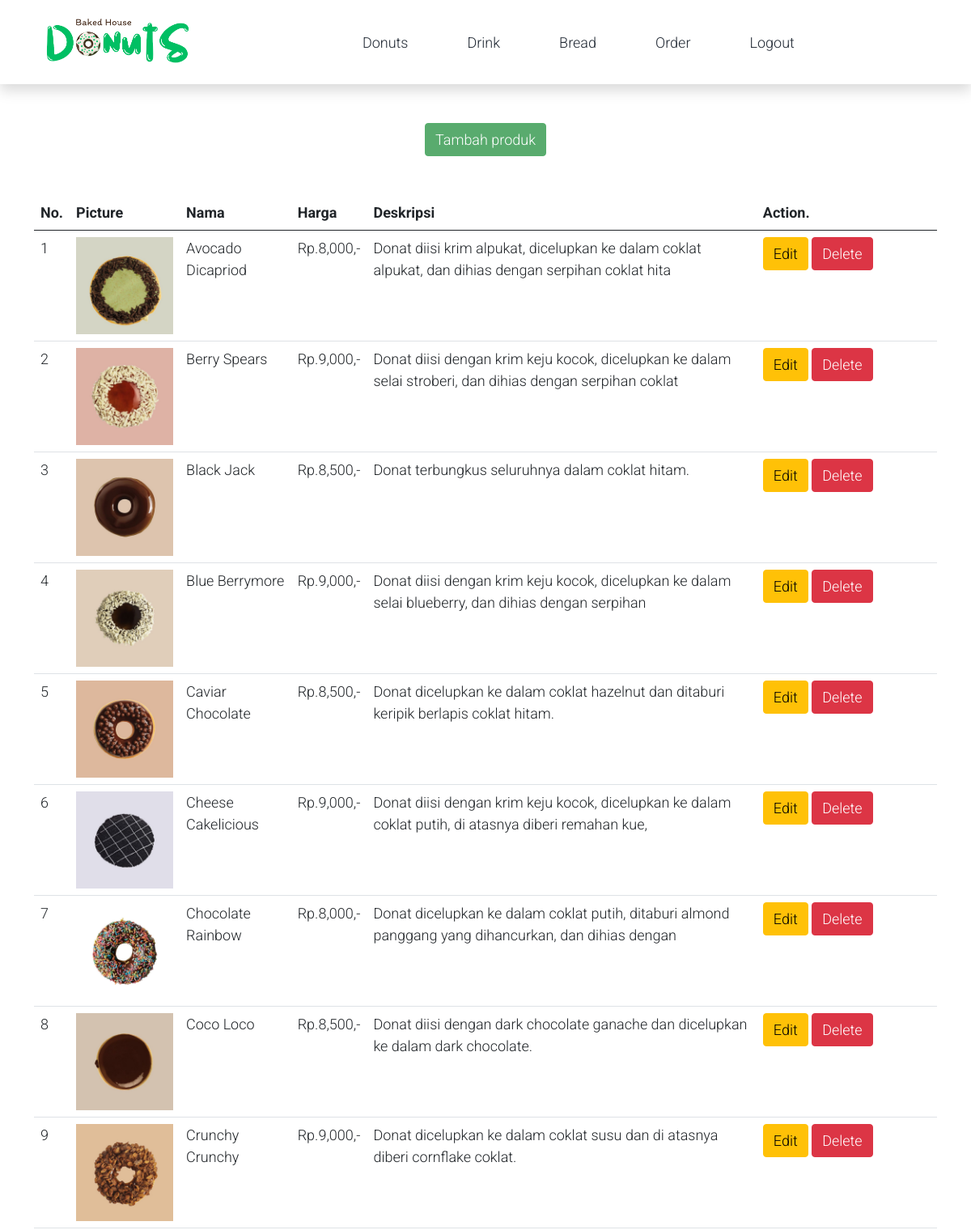
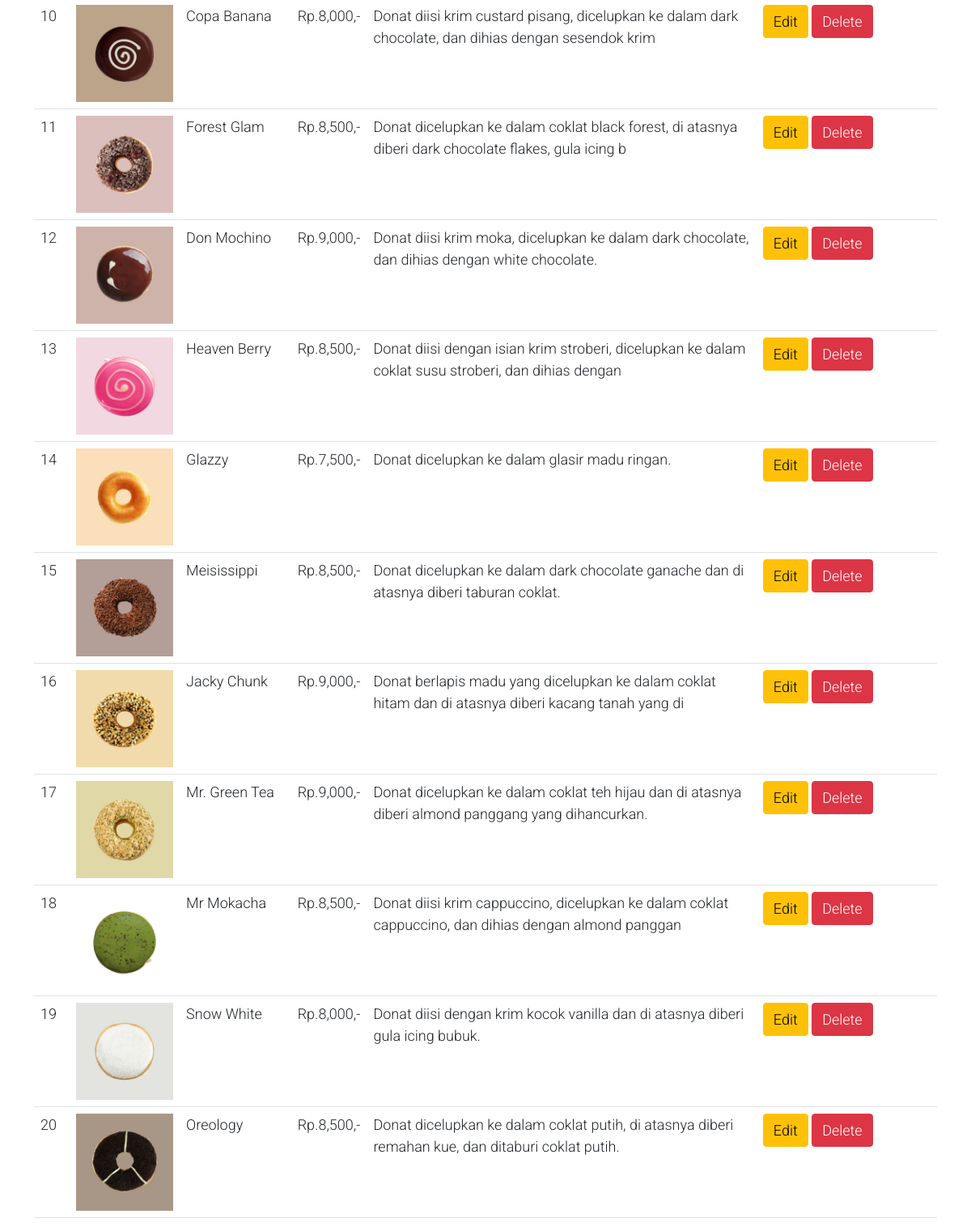
Page /bakedhouse/admin/admin-donat.php on the committed database (2 pictures, top to bottom).
### tables this page shows
CREATE TABLE `menu` (
  `id_menu` int(11) NOT NULL,
  `kategori` varchar(20) NOT NULL,
  `nama` varchar(100) NOT NULL,
  `harga` int(20) NOT NULL,
  `deskripsi` varchar(500) NOT NULL,
  `gambar` varchar(15) NOT NULL,
  `stok` int(50) NOT NULL
);

### bakedhouse/admin/admin-donat.php (the view, shortened to what this page needs)
<?php
    require "../koneksi.php";
    $ambil = $koneksi ->query("SELECT * FROM menu WHERE kategori = 'donat'");
?>
<!DOCTYPE html>
<html lang="en">
    <head>
        <link rel="stylesheet" href="../assets/css/bootstrap.min.css" />
        <link rel="stylesheet" href="../assets/css/templatemo.css" />
        <link rel="stylesheet" href="../assets/css/custom.css" />
        <link rel="stylesheet" href="../assets/css/fontawesome.min.css" />
    </head>
<body>
    <?php require "navbar.php";?>
    <div class="container mt-5">
    <div class="mt-3">
        <center><a href="tambah-menu.php"><input type="button" value="Tambah produk" class="btn btn-success"></a>
        <div class="table-responsive mt-5">
            <table class="table" >
                <thead>
                    <tr>
                        <th>No.</th>
                        <th>Picture</th>
                        <th>Nama</th>
                        <th>Harga</th>
                        <th>Deskripsi</th>
                        <th width="20%">Action.</th>
                    </tr>
                </thead>
                <tbody>
                    <?php
                    $number = 1;
                    while($data=mysqli_fetch_array($ambil)){
                    ?>
                    <tr>
                        <td><?php echo $number; ?></td>
                        <td> <img src="../assets/img/<?php echo $data['gambar']; ?>" width=120></td>
                        <td><?php echo $data['nama']; ?></td>
                        <td>Rp.<?php echo number_format($data['harga']); ?>,-</td>
                        <td><?php echo $data['deskripsi']; ?></td>
                        <td><a href="edit-menu.php?id_menu=<?php echo $data['id_menu'];?>"> <input type="button" value="Edit" class="btn btn-warning"></a>
                        <a href="hapus-menu.php?id_menu=<?php echo $data['id_menu'];?>"> <input type="button" value="Delete" class="btn btn-danger"> </a>
                            </td>
                    </tr>
                    <?php
                    $number++;}
                    ?>
                </tbody>
            </table>
        </div>
    </div>
    </div>
</body>
</html>

### bakedhouse/assets/css/templatemo.css (style rules this page uses)
body, ul, li, p, a, label, input, div { font-family: 'Roboto', sans-serif; font-size: 18px !important; font-weight: 300 !important; }
.btn-success { background-color: #59ab6e !important; border-color: #56ae6c !important; }

### rows in the picture
menu: gambar (picture), nama "Avocado Dicapriod", harga "8,000", deskripsi "Donat diisi krim alpukat, dicelupkan ke dalam coklat alpukat, dan dihias dengan serpihan coklat hita"
menu: gambar (picture), nama "Berry Spears", harga "9,000", deskripsi "Donat diisi dengan krim keju kocok, dicelupkan ke dalam selai stroberi, dan dihias dengan serpihan coklat"
menu: gambar (picture), nama "Black Jack", harga "8,500", deskripsi "Donat terbungkus seluruhnya dalam coklat hitam."
menu: gambar (picture), nama "Blue Berrymore", harga "9,000", deskripsi "Donat diisi dengan krim keju kocok, dicelupkan ke dalam selai blueberry, dan dihias dengan serpihan"
menu: gambar (picture), nama "Caviar Chocolate", harga "8,500", deskripsi "Donat dicelupkan ke dalam coklat hazelnut dan ditaburi keripik berlapis coklat hitam."
menu: gambar (picture), nama "Cheese Cakelicious", harga "9,000", deskripsi "Donat diisi dengan krim keju kocok, dicelupkan ke dalam coklat putih, di atasnya diberi remahan kue,"
menu: gambar (picture), nama "Chocolate Rainbow", harga "8,000", deskripsi "Donat dicelupkan ke dalam coklat putih, ditaburi almond panggang yang dihancurkan, dan dihias dengan"
menu: gambar (picture), nama "Coco Loco", harga "8,500", deskripsi "Donat diisi dengan dark chocolate ganache dan dicelupkan ke dalam dark chocolate."
menu: gambar (picture), nama "Crunchy Crunchy", harga "9,000", deskripsi "Donat dicelupkan ke dalam coklat susu dan di atasnya diberi cornflake coklat."
menu: gambar (picture), nama "Copa Banana", harga "8,000", deskripsi "Donat diisi krim custard pisang, dicelupkan ke dalam dark chocolate, dan dihias dengan sesendok krim"
menu: gambar (picture), nama "Forest Glam", harga "8,500", deskripsi "Donat dicelupkan ke dalam coklat black forest, di atasnya diberi dark chocolate flakes, gula icing b"
menu: gambar (picture), nama "Don Mochino", harga "9,000", deskripsi "Donat diisi krim moka, dicelupkan ke dalam dark chocolate, dan dihias dengan white chocolate."
menu: gambar (picture), nama "Heaven Berry", harga "8,500", deskripsi "Donat diisi dengan isian krim stroberi, dicelupkan ke dalam coklat susu stroberi, dan dihias dengan"
menu: gambar (picture), nama "Glazzy", harga "7,500", deskripsi "Donat dicelupkan ke dalam glasir madu ringan."
menu: gambar (picture), nama "Meisissippi", harga "8,500", deskripsi "Donat dicelupkan ke dalam dark chocolate ganache dan di atasnya diberi taburan coklat."
menu: gambar (picture), nama "Jacky Chunk", harga "9,000", deskripsi "Donat berlapis madu yang dicelupkan ke dalam coklat hitam dan di atasnya diberi kacang tanah yang di"
menu: gambar (picture), nama "Mr. Green Tea", harga "9,000", deskripsi "Donat dicelupkan ke dalam coklat teh hijau dan di atasnya diberi almond panggang yang dihancurkan."
menu: gambar (picture), nama "Mr Mokacha", harga "8,500", deskripsi "Donat diisi krim cappuccino, dicelupkan ke dalam coklat cappuccino, dan dihias dengan almond panggan"
menu: gambar (picture), nama "Snow White", harga "8,000", deskripsi "Donat diisi dengan krim kocok vanilla dan di atasnya diberi gula icing bubuk."
menu: gambar (picture), nama "Oreology", harga "8,500", deskripsi "Donat dicelupkan ke dalam coklat putih, di atasnya diberi remahan kue, dan ditaburi coklat putih."
